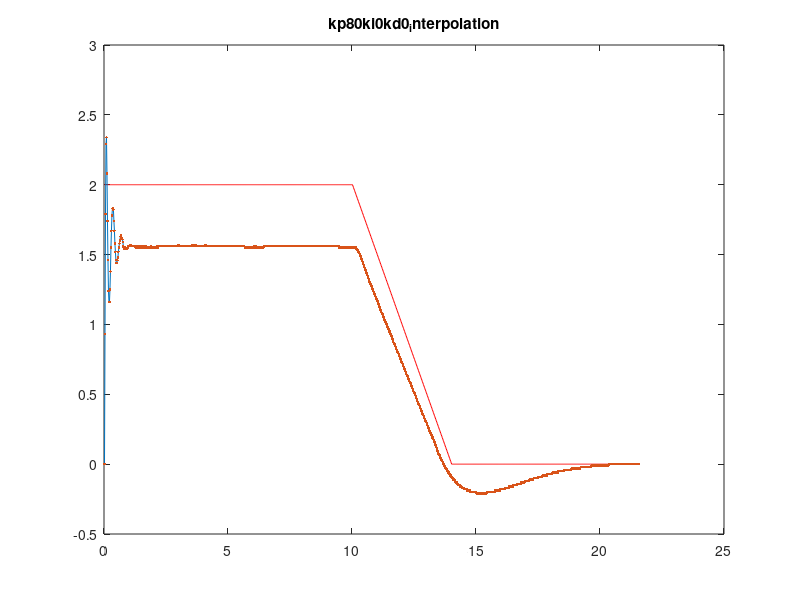

Source code (MATLAB):
clc
clear
%close all
fid1 = fopen('target.txt','rt');
fid2 = fopen('feedback.txt','rt');

target=fscanf(fid1,'%f\n');
feedback=fscanf(fid2,'%f\n');
fclose(fid1);
fclose(fid2);
%figure;plot(sin_frequency_input,'.');hold on;plot(sin_frequency_input);hold on;
%figure;plot(pwm_input,'.');hold on;plot(pwm_input,'b');hold on;
%figure;plot(angular_speed_output,'.');hold on;plot(angular_speed_output,'b');





N=length(target);% samples
Fs=50;%50Hz
Ts=0.02;
t=Ts*(1:N);



%figure;plot(pwm_input);
figure;plot(t,target,'r');
hold on;plot(t,feedback);hold on;plot(t,feedback,'.')
title('kp80ki0kd0_interpolation');axis([0 25 -0.5 3]);
